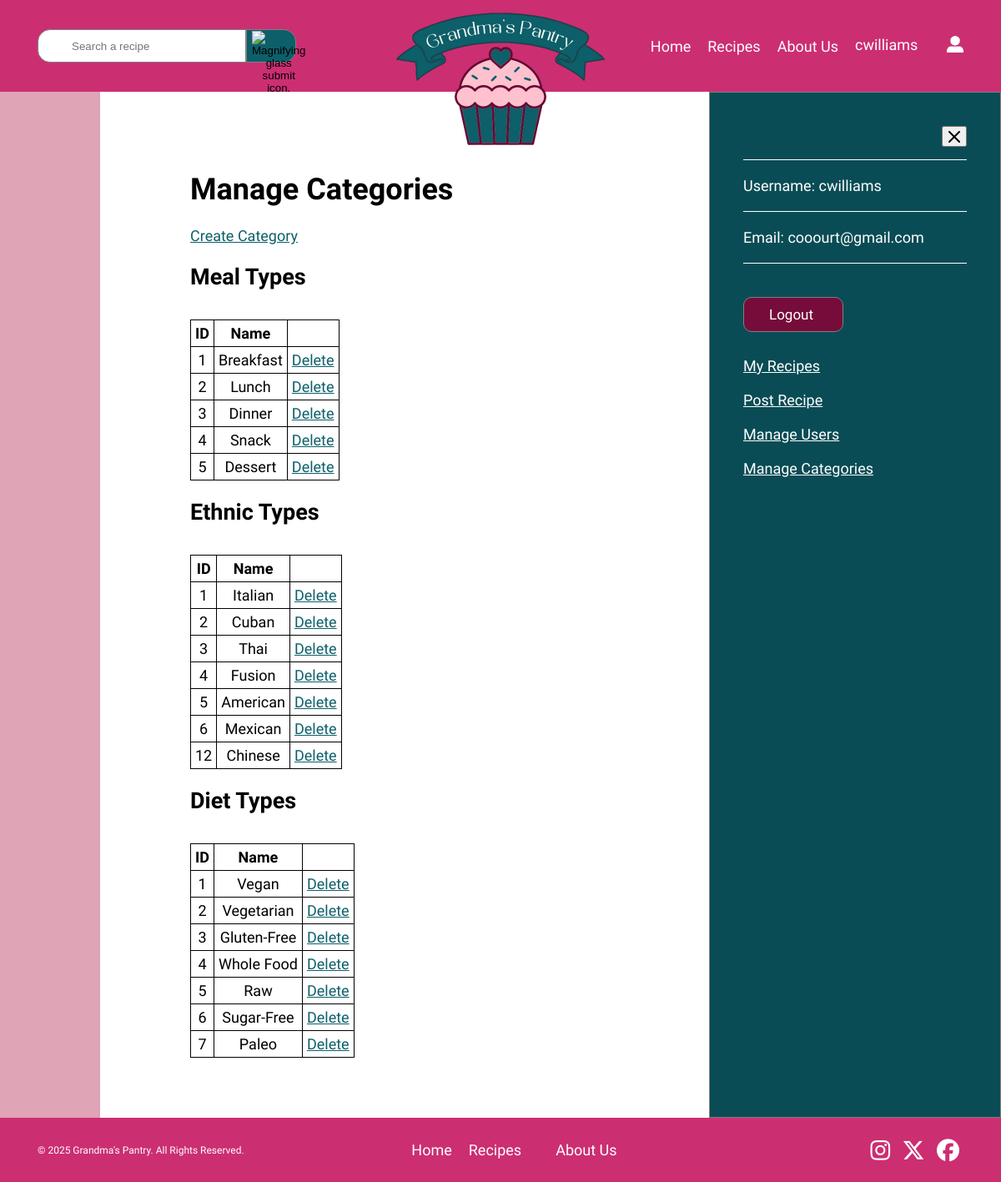
The app's page /public/categories/index.php (signed in) with its own data.
### tables this page shows
CREATE TABLE `users` (
  `user_id` int(11) NOT NULL,
  `first_name` varchar(30) NOT NULL,
  `last_name` varchar(30) NOT NULL,
  `username` varchar(20) NOT NULL,
  `email` varchar(254) NOT NULL,
  `hashed_password` varchar(255) NOT NULL,
  `role_id` int(11) NOT NULL,
  `created_at` timestamp NOT NULL DEFAULT CURRENT_TIMESTAMP,
  `activity` tinyint(1) NOT NULL
);

CREATE TABLE `meal_types` (
  `meal_type_id` int(11) NOT NULL,
  `meal_type_name` varchar(50) NOT NULL
);

CREATE TABLE `ethnic_types` (
  `ethnic_type_id` int(11) NOT NULL,
  `ethnic_type_name` varchar(50) NOT NULL
);

CREATE TABLE `diet_types` (
  `diet_type_id` int(11) NOT NULL,
  `diet_type_name` varchar(50) NOT NULL
);

### private/initialize.php (called while the page is built, shortened)
<?php
  require_once('functions.php');
  $session = new Session;

### private/classes/Session.class.php (called while the page is built, shortened)
<?php
class Session {
  private $userId;
  public $username;
  private $lastLogin;
  public function is_logged_in() {
    return isset($this->userId) && $this->last_login_is_recent();
  }
  public function is_super_admin_or_admin() {
    $role_id = DatabaseObject::get_role_id($this->userId);
    return ($role_id === 2 || $role_id === 3);
  }
  public function get_user() {
    return User::find_by_id($this->userId);
  }
  public function get_display_name($maxLength = 15, $trimLength = 12) {
    return $this->username;
  }
  private function check_stored_login() {
    if(isset($_SESSION['userId'])) {
      $this->userId = $_SESSION['userId'];
      $this->username = $_SESSION['username'];
      $this->lastLogin = $_SESSION['lastLogin'];
    }
  }
  private function last_login_is_recent() {
    if(!isset($this->lastLogin)) {
      return false;
    }
    elseif(($this->lastLogin + self::MAX_LOGIN_AGE) < time()) {
      return false;
    }
    else {
      return true;
    }
  }
}

### private/classes/DatabaseObject.class.php (called while the page is built, shortened)
<?php
class DatabaseObject {
  static protected $database;
  static protected $table_name = "";
  static public function set_database($database) {
    self::$database = $database;
  }
  static public function find_all() {
    $primary_key_column = rtrim(static::$table_name, 's') . '_id';
    $sql = "SELECT * FROM " . static::$table_name;
    $sql .= " ORDER BY $primary_key_column ASC";
    return static::find_by_sql($sql);
  }
  static public function find_by_sql($sql) {
    $result = self::$database->query($sql);
    $obj_array = [];
    while($record = $result->fetch_assoc()) {
      $obj_array[] = static::instantiate($record);
    }
    return $obj_array;
  }
  static public function find_by_id($id) {
    $primary_key_column = rtrim(static::$table_name, 's') . '_id';
    $sql = "SELECT * FROM " . static::$table_name;
    $sql .= " WHERE " . $primary_key_column . "='" . self::$database->escape_string($id) . "'";
    $obj_array = static::find_by_sql($sql);
    if(!empty($obj_array)) {
      return array_shift($obj_array);
    }
    else {
      return false;
    }
  }
  static public function get_role_id($id) {
    $sql = "SELECT role_id FROM users";
    $sql .= " WHERE user_id = '" . self::$database->escape_string($id) . "'";
    $result = self::$database->query($sql);
    if ($result) {
      $row = $result->fetch_assoc();
      if ($row) {
        settype($row['role_id'], 'int');
        return $row['role_id'];
      }
    }
    return false;
  }
  static protected function instantiate($record) {
    $object = new static;
    if (isset($record['user_id'])) {
      $object->id = $record['user_id'];
    }
    foreach($record as $property => $value) {
      $camelCaseProperty = lcfirst(str_replace('_', '', ucwords($property, '_')));
      if(property_exists($object, $camelCaseProperty) && $property !== 'user_id') {
        $object->$camelCaseProperty = $value;
      }
    }
    return $object;
  }
}

### private/classes/User.class.php (called while the page is built, shortened)
<?php
class User extends DatabaseObject {
  public static function find_by_id($id) {
    return parent::find_by_id($id);
  }
}

### private/classes/Category.class.php (called while the page is built, shortened)
<?php
class Category extends DatabaseObject {
	public function __construct($args = []) {
    if (isset($args['id'])) {
      $this->id = $args['id'];
    }
		if (isset($args['name'])) {
				$this->name = $args['name'];
		}
	}
  static protected function instantiate($record) {
    if (isset($record['meal_type_id'])) {
        return new static([
            'id' => $record['meal_type_id'],
            'name' => $record['meal_type_name'],
            'category_type' => 'meal_types'
        ]);
    }
    elseif (isset($record['ethnic_type_id'])) {
        return new static([
            'id' => $record['ethnic_type_id'],
            'name' => $record['ethnic_type_name'],
            'category_type' => 'ethnic_types'
        ]);
    }
    elseif (isset($record['diet_type_id'])) {
        return new static([
            'id' => $record['diet_type_id'],
            'name' => $record['diet_type_name'],
            'category_type' => 'diet_types'
        ]);
    }
    return null;
  }
}

### private/functions.php (called while the page is built, shortened)
<?php
function url_for($script_path) {
  if($script_path[0] != '/') {
    $script_path = "/" . $script_path;
  }
  return WWW_ROOT . $script_path;
}
function u($string="") {
  return urlencode($string);
}
function h($string="") {
  return htmlspecialchars($string);
}

### public/categories/index.php (the view, shortened to what this page needs)
<?php
require_once('../../private/initialize.php');
?>
<!DOCTYPE html>
<html lang="en">
  <head>
    <link href="../css/styles.css" rel="stylesheet">
    <link rel="stylesheet" href="https://cdn.jsdelivr.net/npm/choices.js/public/assets/styles/choices.min.css" />
  </head>
  <body>
    <header role="banner">
      <nav>
        <ul>
          <li><a href="/web-289/public/index.php">Home</a></li>
          <li><a href="/web-289/public/recipes/index.php">Recipes</a></li>
          <li><a href="/web-289/public/about.php">About Us</a></li>
          <li>
            <a href="#" id="open-sidebar">
              <?php if (!$session->is_logged_in()): ?>
                <span>Log In/Sign up</span>
              <?php else: ?>
                <div>
                  <span class="text-flip"><?= $session->get_display_name() ?></span>
                </div>
              <?php endif; ?>
            </a>
          </li>
          <li><a href="#" id="open-sidebar-icon"><img src="/web-289/public/assets/login-image.png" width="27" height="27" alt="User icon that links to login."></a></li>
        </ul>
      </nav>
      <form action="/web-289/public/recipes/index.php" method="GET">
        <section>
          <input type="text" name="search-query" placeholder="Search a recipe" value="<?php echo isset($_GET['search-query']) ? $escapedSearchQuery : ''; ?>">
          <button>
            <img src="/web-289/public/assets/icons/search.svg" width="64" height="64" alt="Magnifying glass submit icon.">
          </button>
        </section>
      </form>
      <a href="/web-289/public/index.php"><img src="/web-289/public/assets/logo.png" width="500" height="500" alt="Pink and navy cupcake logo for Grandma's Pantry."></a>
    </header>
    <div id="wrapper">
      <?php
      if($session->is_logged_in()) {
        include("../logged-in.php");
      }
      ?>
      <main role="main" class="manage">
        <h1>Manage Categories</h1>
        <a href="./new.php">Create Category</a>
        <h2>Meal Types</h2>
        <table>
          <tr>
            <th>ID</th>
            <th>Name</th>
            <th>&nbsp;</th>
          </tr>
          <?php
            $mealTypes = Category::find_all();
          ?>
          <?php foreach($mealTypes as $mealType) { ?>
            <tr>
              <td><?= $mealType->id; ?></td>
              <td><?= h($mealType->name); ?></td>
              <td><a class="action" href="<?= url_for('../public/categories/delete.php?category_type=meal_types&id=' . h(u($mealType->id))); ?>">Delete</a></td>
            </tr>
          <?php } ?>
        </table>
        <h2>Ethnic Types</h2>
        <table>
          <tr>
            <th>ID</th>
            <th>Name</th>
            <th>&nbsp;</th>
          </tr>
          <?php
            $ethnicTypes = Category::find_all();
          ?>
          <?php foreach($ethnicTypes as $ethnicType) { ?>
            <tr>
              <td><?= $ethnicType->id; ?></td>
              <td><?= h($ethnicType->name); ?></td>
              <td><a class="action" href="<?= url_for('../public/categories/delete.php?category_type=ethnic_types&id=' . h(u($ethnicType->id))); ?>">Delete</a></td>
            </tr>
          <?php } ?>
        </table>
        <h2>Diet Types</h2>
        <table>
          <tr>
            <th>ID</th>
            <th>Name</th>
            <th>&nbsp;</th>
          </tr>
          <?php
            $dietTypes = Category::find_all();
          ?>
          <?php foreach($dietTypes as $dietType) { ?>
            <tr>
              <td><?= $dietType->id; ?></td>
              <td><?= h($dietType->name); ?></td>
              <td><a class="action" href="<?= url_for('../public/categories/delete.php?category_type=diet_types&id=' . h(u($dietType->id))); ?>">Delete</a></td>
            </tr>
          <?php } ?>
        </table>
      </main>
    </div>
    <footer>
        <p>&copy; 2025 Grandma's Pantry. All Rights Reserved.</p>
        <nav>
          <ul>
            <li><a href="/web-289/public/index.php">Home</a></li>
            <li><a href="/web-289/recipes/index.php">Recipes</a></li>
            <li><a href="/web-289/public/about.html">About Us</a></li>
          </ul>
        </nav>
        <section>
          <a href="https://www.instagram.com/"><i class="fa-brands fa-instagram fa-xl"></i></a>
          <a href="https://x.com/?lang=en"><i class="fa-brands fa-x-twitter fa-xl"></i></a>
          <a href="https://www.facebook.com/"><i class="fa-brands fa-facebook fa-xl"></i></a>
        </section>
    </footer>
  </body>
</html>

### public/logged-in.php (shortened to what this page needs)
<?php
require_once(dirname(__DIR__) . '/private/initialize.php');
?>
<div id="sidebar" class="<?= ($session->is_logged_in()) ? 'active' : ''; ?>" data-initial="<?= $session->is_logged_in() ? 'true' : 'false'; ?>">
  <div id="logged-in">
    <button id="close-sidebar" aria-label="Close Sidebar"><img src="/web-289/public/assets/icons/x-icon.svg" width="14" height="14" alt="A X icon."></button>
    <?php $user = $session->get_user(); ?>
    <section>
      <p>Username: <?= $user->username; ?></p>
      <p>Email: <?= $user->email; ?></p>
    </section>
    <a href="/web-289/public/logout.php">Logout</a>
    <a href="/web-289/public/users/user-recipes.php" id="myRecipesLink">My Recipes</a>
    <a href="/web-289/public/recipes/new.php">Post Recipe</a>
    <?php if($session->is_super_admin_or_admin()): ?>
    <a href="/web-289/public/users/index.php">Manage Users</a>
    <a href="/web-289/public/categories/index.php">Manage Categories</a>
    <?php endif; ?>
  </div>
</div>

### public/css/styles.css (style rules this page uses)
* { box-sizing: border-box; }
html { font: 18px Raleway, Arial, sans-serif; }
body { background-color: #dfa4b6; margin: 0; overflow-x: hidden; }
#wrapper { background-color: #fff; display: flex; justify-self: center; justify-content: center; min-height: 90vh; padding: 4rem 0 1rem 0; position: relative; width: 80%; }
header { background-color: #cc2e72; display: grid; grid-template-columns: repeat(3, 1fr); grid-template-rows: 1fr; padding: 25px 45px; position: relative; z-index: 4; }
header form { align-content: center; grid-column: 1; grid-row: 1; }
header form > section { display: flex; justify-content: center; position: relative; }
header > form input { padding: 10px 0 10px 40px; border: 1px solid #808080; border-radius: 15px 0 0 15px; width: 350px; height: 30px; }
header form button { height: 20px; background-color: #0d5f6a; border: 1px solid #808080; border-radius: 0 15px 15px 0; width: 60px; }
header form button img { height: auto; margin-bottom: 10px; width: 35px; }
header > a { left: 50%; position: absolute; top: 90%; transform: translate(-50%, -50%); }
header > a img { height: auto; max-width: 250px; }
header nav li { white-space: nowrap; }
header nav ul li:has(#open-sidebar) { margin: 0; }
header nav li:last-of-type { margin: 0 0 0 10px; }
header nav li:last-of-type a { border: none; }
#open-sidebar div { position: relative; display: inline-block; height: 1.1em; min-width: 100px; overflow: hidden; }
#open-sidebar .text-flip { display: block; transition: transform 0.3s ease; }
#open-sidebar .text-flip:first-child { transform: translateY(0%); }
header nav li img { align-self: center; height: auto; width: 20px; }
nav { align-content: center; grid-column: 3; grid-row: 1; padding: 0; }
nav ul { display: flex; flex-direction: row; list-style: none; padding: 0; }
nav a { text-decoration: none; }
nav ul li { margin-right: 20px; }
nav a, nav label { color: #fff; }
header > section, nav ul { justify-content: center; }
nav ul, nav ul > section, footer { align-items: center; }
header form input, header form button { height: 40px; }
#sidebar { background-color: #0a4c55; border: 1px solid #808080; height: 100%; padding: 40px; position: absolute; right: -100%; top: 0; transition: right 0.4s ease-in-out; visibility: hidden; width: 350px; z-index: 3; }
#wrapper .active { right: -12.5%; visibility: visible; }
#close-sidebar { align-self: flex-end; padding: 4px 0 0 0; width: 30px; }
#login form > input:last-of-type, #logged-in a:first-of-type { background-color: #750c3a; border: 1px solid #808080; border-radius: 10px; color: #fff; font-size: 17px; padding: 10px 30px; }
#logged-in section { margin: 15px 0 40px 0; }
#logged-in section p { border-bottom: 1px solid #fff; border-top: 1px solid #fff; display: flex; flex-direction: column; margin: 0; padding: 20px 0; }
#logged-in section p:last-of-type { border-top: none; }
#logged-in a { margin-bottom: 20px; }
#logged-in a:first-of-type { margin-bottom: 30px; text-decoration: none; width: 120px; }
#login, #logged-in { display: flex; flex-direction: column; }
#login h2, #login label, #logged-in h2, #logged-in p, #login .user-errors { color: #fff; }
#home-page > section:first-of-type a, #sidebar a { color: #fff; }
.manage { margin-bottom: 3rem; padding-left: 6rem; width: 100%; }
.manage a { color: #0d5f6a; }
.manage table { border: 1px solid #000; border-collapse: collapse; margin-top: 35px; }
.manage td, th { border: 1px solid black; padding: 5px; text-align: center; }
footer { background-color: #cc2e72; color: #fff; display: grid; grid-template-columns: .6fr 1fr .5fr; grid-template-rows: 1fr; padding: 10px 45px; }
footer p { font-size: 12px; grid-column: 1; grid-row: 1; margin: 0; }
footer nav { grid-column: 2; grid-row: 1; }
footer nav ul li:nth-last-child(2) { padding-right: 15px; }
footer ul li:last-of-type { margin-left: 6px; }
footer section { grid-column: 3; grid-row: 1; justify-self: end; }
footer section a { color: #fff; height: auto; margin: 0 5px; width: 25px; }
@media screen and (max-width: 1280px) { header nav { justify-self: end; } }
@media screen and (max-width: 1280px) { header form section { justify-content: left; } }
@media screen and (max-width: 1280px) { header > form input { width: 250px; } }

### records on screen
users: username "cwilliams", email "cooourt@gmail.com"
meal_types: meal_type_id "1", meal_type_name "Breakfast"
meal_types: meal_type_id "2", meal_type_name "Lunch"
meal_types: meal_type_id "3", meal_type_name "Dinner"
meal_types: meal_type_id "4", meal_type_name "Snack"
meal_types: meal_type_id "5", meal_type_name "Dessert"
ethnic_types: ethnic_type_id "1", ethnic_type_name "Italian"
ethnic_types: ethnic_type_id "2", ethnic_type_name "Cuban"
ethnic_types: ethnic_type_id "3", ethnic_type_name "Thai"
ethnic_types: ethnic_type_id "4", ethnic_type_name "Fusion"
ethnic_types: ethnic_type_id "5", ethnic_type_name "American"
ethnic_types: ethnic_type_id "6", ethnic_type_name "Mexican"
ethnic_types: ethnic_type_id "12", ethnic_type_name "Chinese"
diet_types: diet_type_id "1", diet_type_name "Vegan"
diet_types: diet_type_id "2", diet_type_name "Vegetarian"
diet_types: diet_type_id "3", diet_type_name "Gluten-Free"
diet_types: diet_type_id "4", diet_type_name "Whole Food"
diet_types: diet_type_id "5", diet_type_name "Raw"
diet_types: diet_type_id "6", diet_type_name "Sugar-Free"
diet_types: diet_type_id "7", diet_type_name "Paleo"

### other values on screen
$session->get_display_name() "cwilliams"
